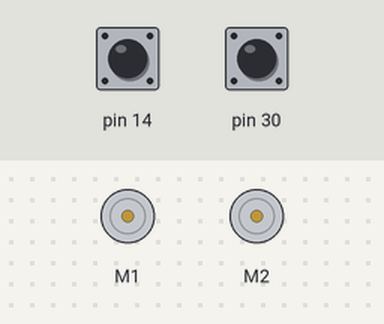
Bench run of a sketch on a simulated Arduino Leonardo, built with avr-gcc and run on an emulated ATmega32U4. Shown: 2 × DC motor (green arrow = forward, orange = backward, longer = faster). The inputs (shaded band) are chosen by the test bench; at power-on: pin 14 HIGH, pin 30 HIGH. What the sketch prints to the serial monitor is not drawn.

Above: at 1.2 s.
1.3 s: pin 14 pulled LOW for 0.15 s
At 2.7 s:
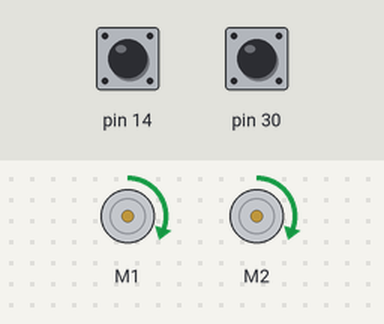
4.4 s: pin 30 pulled LOW for 0.15 s
At 5.0 s:
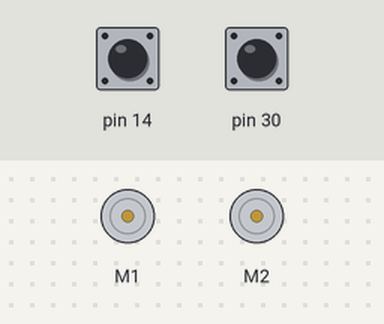
6.0 s: pin 14 pulled LOW for 1 s
At 7.4 s:
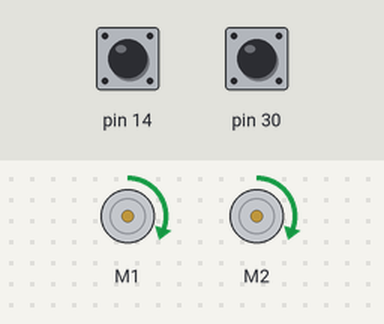
10.0 s: pin 30 pulled LOW for 1 s
At 10.5 s:
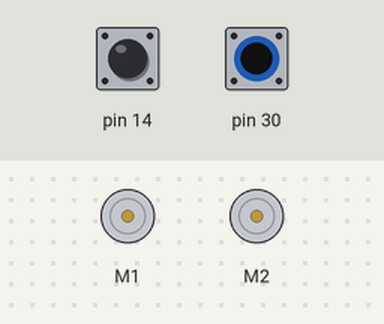
12.5 s: pin 14 pulled LOW for 0.15 s
At 19.2 s:
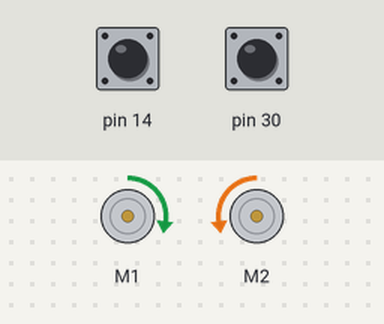
Timing chart, 0 to 19.6 s (numbered marks = the images above; inputs shaded):
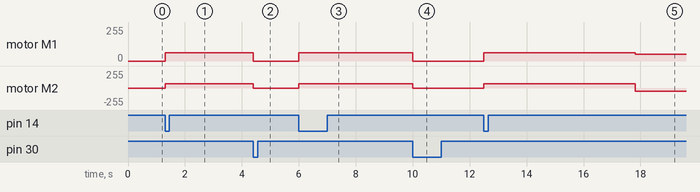

The sketch:

romi32u4_fsm_route_drive.ino
```cpp
// snippet: romi32u4_fsm_route_drive
// tags: romi, romi32u4, pololu, fsm, state-machine, encoder, odometry, dead reckoning, navigation, route, square, turn, differential-drive, wheels
// boards: romi32u4
// library: Romi32U4
// description: Drive a Romi 32U4 around a route with its own wheels under a finite state machine.
//   Route: forward 40 cm → turn right 90° → forward 40 cm → turn right 90° → ... → DONE.
//   Button A starts, button B aborts to IDLE from any state.
//   Every leg ends on an ENCODER COUNT target — never on a millis() timeout.
//
//   ENCODER MATH — derive it, do not hard-code a counts-per-cm literal:
//     Romi 32U4 with the 120:1 gearmotors → 12 counts/motor-rev × 120 = 1440 counts/wheel-rev.
//     Wheel diameter 70 mm, wheel track (centre-to-centre) 141 mm.
//     COUNTS_PER_CM = CPR / (PI * 7.0)             = 1440 / 21.99 = 65.5
//     A pivot turn of angle A sweeps each wheel through (A/360) * PI * TRACK,
//     so COUNTS_PER_DEG = (PI * TRACK_CM / 360) * COUNTS_PER_CM.
//
//   Romi32U4 API:
//     Romi32U4Motors motors    → motors.setSpeeds(left, right); clamps to ±300
//                                (motors.allowTurbo(true) raises the limit to ±400)
//     Romi32U4Encoders enc     → getCountsLeft/Right(), getCountsAndResetLeft/Right() → int16_t
//     Romi32U4ButtonA/B btn    → getSingleDebouncedPress() → bool (edge detect, self-debouncing)
//
//   NOT: delay() — every wait is an encoder-count comparison.
//   NOT: a millis() timeout standing in for distance. Time is not odometry; a timeout
//        gives a different distance on fresh batteries than on flat ones.
//   NOT: encoders.left() / encoders.read() — no such methods.
//   NOT: Servo.h — it takes Timer1, which Romi32U4Motors uses for wheel PWM.
// prompts: Romi drive square, Romi FSM route, Romi navigate waypoints, Romi state machine drive, Romi turn 90 degrees encoder, Romi dead reckoning FSM, Romi drive forward then turn, Romi32U4 wheels state machine, Romi multi leg route
// not-tags: esp32, nano33iot, pico
// exact-include: Romi32U4.h

#include <Romi32U4.h>

Romi32U4Motors   motors;
Romi32U4Encoders encoders;
Romi32U4ButtonA  btnA;
Romi32U4ButtonB  btnB;

// ── Geometry — every distance constant is derived, none is a magic number ──
const float CPR            = 1440.0f;  // counts per wheel revolution (120:1 gearmotors)
const float WHEEL_DIAM_CM  = 7.0f;     // 70 mm Romi wheel
const float TRACK_CM       = 14.1f;    // 141 mm between wheel centres

const float COUNTS_PER_CM  = CPR / (PI * WHEEL_DIAM_CM);              // ≈ 65.5
const float COUNTS_PER_DEG = (PI * TRACK_CM / 360.0f) * COUNTS_PER_CM; // ≈ 8.06

// ── Route ─────────────────────────────────────────────────────────────
const float LEG_CM      = 40.0f;
const float TURN_DEG    = 90.0f;
const uint8_t NUM_LEGS  = 4;    // 4 legs + 4 turns = a square

const int DRIVE_SPEED = 100;   // ±300
const int TURN_SPEED  = 80;    // slower: pivot turns are where odometry error creeps in

// ── FSM ───────────────────────────────────────────────────────────────
// Scoped enum: no bare IDLE/DONE leaking into the global namespace.
enum class State : uint8_t { IDLE, DRIVE, TURN, DONE };

State   state    = State::IDLE;
uint8_t legIndex = 0;
long    target   = 0;   // encoder-count target for the current leg

// ── Encoder helpers ───────────────────────────────────────────────────
// Zero both encoders at the start of every leg, then measure from zero.
void resetEncoders() {
  encoders.getCountsAndResetLeft();
  encoders.getCountsAndResetRight();
}

// Average magnitude of both wheels — works for forward, reverse and pivot turns,
// where the two wheels count in opposite directions.
long travelCounts() {
  long l = abs((long)encoders.getCountsLeft());
  long r = abs((long)encoders.getCountsRight());
  return (l + r) / 2;
}

// ── One entry point for every transition ──────────────────────────────
void enterState(State s) {
  state = s;
  switch (s) {
    case State::IDLE:
      motors.setSpeeds(0, 0);
      legIndex = 0;
      Serial.println("IDLE — press A to start");
      break;

    case State::DRIVE:
      resetEncoders();
      target = (long)(LEG_CM * COUNTS_PER_CM);
      motors.setSpeeds(DRIVE_SPEED, DRIVE_SPEED);
      Serial.print("DRIVE leg "); Serial.println(legIndex + 1);
      break;

    case State::TURN:
      resetEncoders();
      target = (long)(TURN_DEG * COUNTS_PER_DEG);
      // Pivot right: left wheel forward, right wheel reverse.
      motors.setSpeeds(TURN_SPEED, -TURN_SPEED);
      Serial.println("TURN 90");
      break;

    case State::DONE:
      motors.setSpeeds(0, 0);
      Serial.println("DONE — press A to run again");
      break;
  }
}

void setup() {
  Serial.begin(9600);
  enterState(State::IDLE);
}

void loop() {
  // Abort from anywhere. Checked before the switch so it always wins.
  if (btnB.getSingleDebouncedPress() && state != State::IDLE) {
    enterState(State::IDLE);
    return;
  }

  switch (state) {
    case State::IDLE:
      if (btnA.getSingleDebouncedPress()) enterState(State::DRIVE);
      break;

    case State::DRIVE:
      if (travelCounts() >= target) {
        motors.setSpeeds(0, 0);
        enterState(State::TURN);
      }
      break;

    case State::TURN:
      if (travelCounts() >= target) {
        motors.setSpeeds(0, 0);
        legIndex++;
        if (legIndex >= NUM_LEGS) enterState(State::DONE);
        else                      enterState(State::DRIVE);
      }
      break;

    case State::DONE:
      if (btnA.getSingleDebouncedPress()) {
        legIndex = 0;   // restart the route, not just the last leg
        enterState(State::DRIVE);
      }
      break;
  }
}
```

Measured:
- after the input at 1.3 s, motor M1, motor M2: stopped → forward 63/255 at once
- after the input at 4.4 s, motor M1, motor M2: forward 63/255 → stopped at once
- after the input at 6.0 s, motor M1, motor M2: stopped → forward 63/255 at once
- after the input at 10.0 s, motor M1, motor M2: forward 63/255 → stopped at once
- after the input at 12.5 s, motor M1: stopped → forward 63/255 at once, → forward 51/255 5.3 s later; motor M2: stopped → forward 63/255 at once, → backward 51/255 5.3 s later
